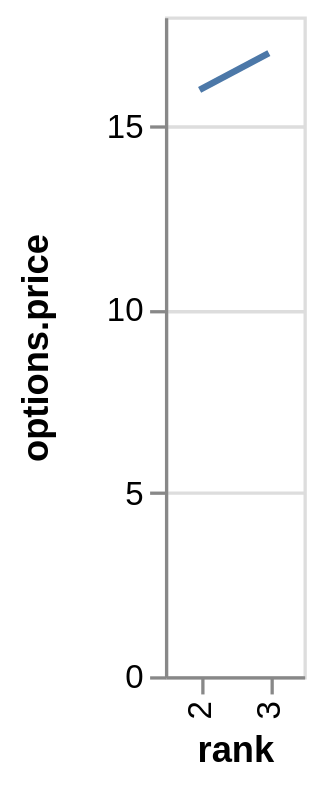

This figure's Vega-Lite source:
### Vega specification from a JSON file in a GitHub repository (floating-point values rounded to 4 significant figures)
{"$schema": "https://vega.github.io/schema/vega/v4.json", "autosize": "pad", "padding": 5, "height": 200, "style": "cell", "data": [{"name": "source_0", "values": [{"rank": "1"}, {"rank": "2", "options": {"price": 16}}, {"rank": "3", "options": {"price": 17}}]}, {"name": "data_0", "source": "source_0", "transform": [{"type": "formula", "expr": "toNumber(datum[\"options\"] && datum[\"options\"][\"price\"])", "as": "options.price"}, {"type": "filter", "expr": "datum.options != null"}]}], "signals": [{"name": "x_step", "value": 21}, {"name": "width", "update": "bandspace(domain('x').length, 1, 0.5) * x_step"}], "marks": [{"name": "marks", "type": "line", "style": ["line"], "sort": {"field": "datum[\"rank\"]", "order": "descending"}, "from": {"data": "data_0"}, "encode": {"update": {"stroke": {"value": "#4c78a8"}, "x": {"scale": "x", "field": "rank"}, "y": {"scale": "y", "field": "options\\.price"}, "defined": {"signal": "datum[\"options.price\"] !== null && !isNaN(datum[\"options.price\"])"}}}}], "scales": [{"name": "x", "type": "point", "domain": {"data": "data_0", "field": "rank", "sort": true}, "range": {"step": {"signal": "x_step"}}, "padding": 0.5}, {"name": "y", "type": "linear", "domain": {"data": "data_0", "field": "options\\.price"}, "range": [{"signal": "height"}, 0], "nice": true, "zero": true}], "axes": [{"scale": "x", "orient": "bottom", "grid": false, "title": "rank", "labelAlign": "right", "labelAngle": 270, "labelBaseline": "middle", "labelOverlap": true, "zindex": 1}, {"scale": "y", "orient": "left", "grid": false, "title": "options.price", "labelOverlap": true, "tickCount": {"signal": "ceil(height/40)"}, "zindex": 1}, {"scale": "y", "orient": "left", "grid": true, "gridScale": "x", "tickCount": {"signal": "ceil(height/40)"}, "domain": false, "labels": false, "maxExtent": 0, "minExtent": 0, "ticks": false, "zindex": 0}], "config": {"axisY": {"minExtent": 30}}}
